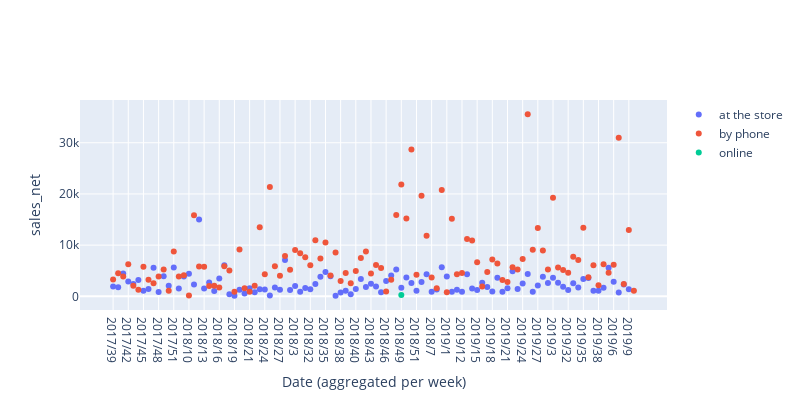

The code cell stored with this chart in its notebook:
### Code cell
dimension = "sales_net"

fig = go.Figure()
for channel in to_plot2.order_channel.unique():
    x = to_plot2[to_plot2.order_channel==channel]["year/week"]
    y = to_plot2[to_plot2.order_channel==channel][dimension]
    fig.add_trace(go.Scatter(x=x, y=y, mode="markers", name=channel))

fig.update_layout(yaxis_title=dimension, width=800, height=400)
fig.update_layout(xaxis_title='Date (aggregated per week)', width=800, height=400)

fig.show()
